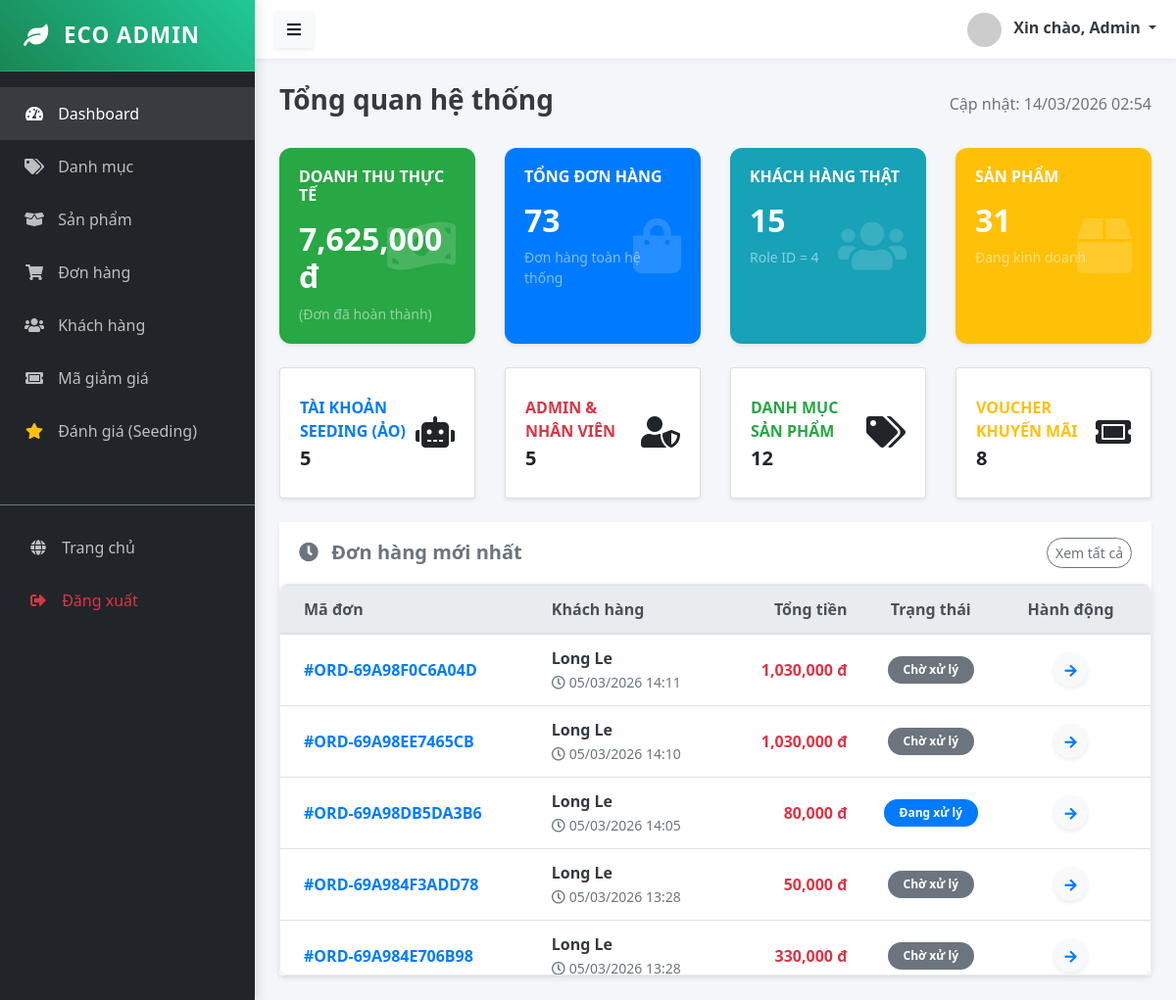
Page /public/admin/dashboard (signed in) on the earlier database version.
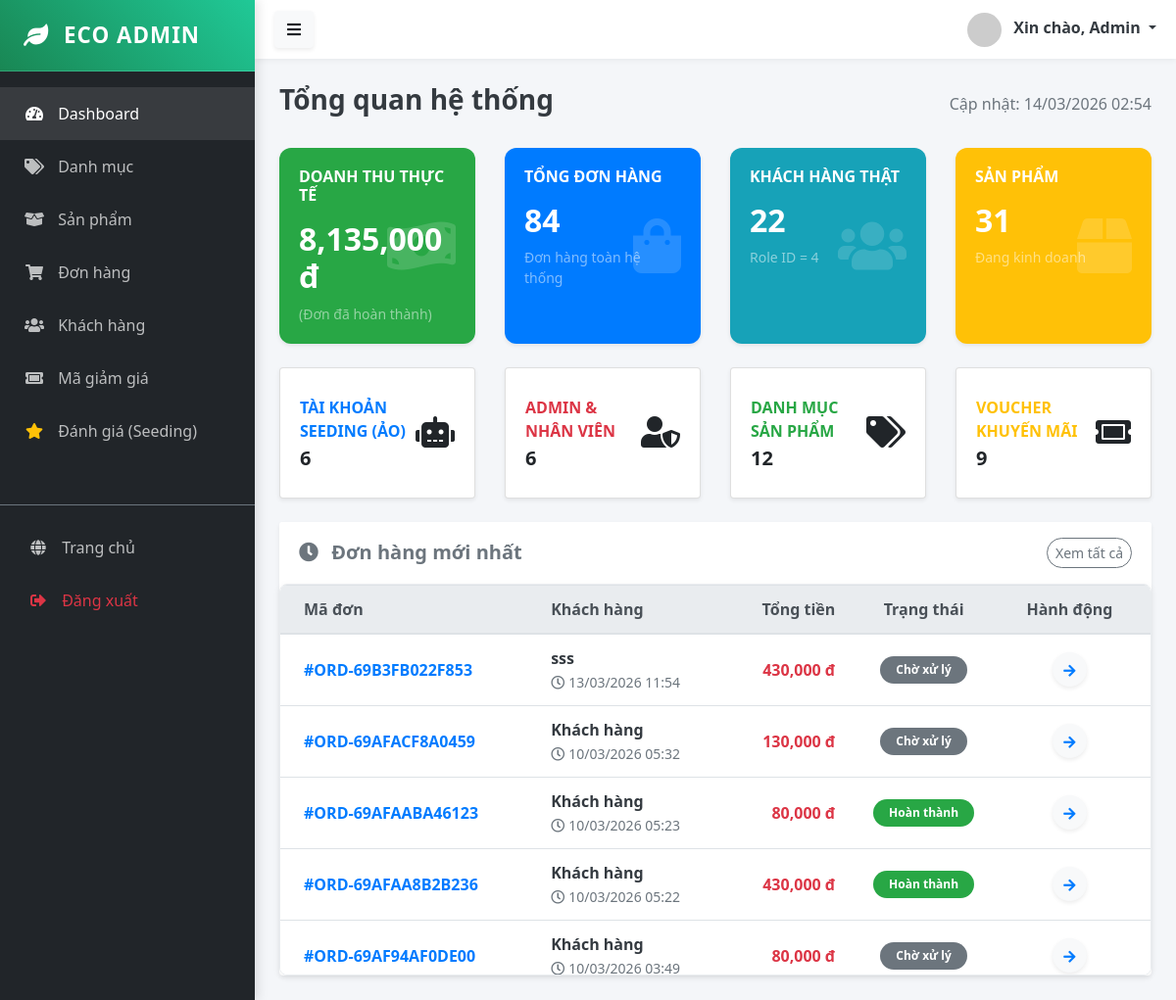
Same page on the later database version.
### tables this page shows
CREATE TABLE `orders` (
  `id` bigint UNSIGNED NOT NULL,
  `user_id` bigint UNSIGNED DEFAULT NULL,
  `order_number` varchar(50) NOT NULL,
  `status` varchar(50) DEFAULT NULL,
  `total_cents` bigint NOT NULL,
  `subtotal_cents` bigint DEFAULT NULL,
  `shipping_fee_cents` bigint DEFAULT NULL,
  `tax_cents` bigint DEFAULT NULL,
  `shipping_address_id` bigint UNSIGNED DEFAULT NULL,
  `billing_address_id` bigint UNSIGNED DEFAULT NULL,
  `payment_status` varchar(50) DEFAULT NULL,
  `payment_method` varchar(50) DEFAULT 'cod',
  `placed_at` datetime DEFAULT NULL,
  `closed_at` datetime DEFAULT NULL,
  `notes` text,
  `coupon_code` varchar(100) DEFAULT NULL,
  `created_at` timestamp NULL DEFAULT CURRENT_TIMESTAMP,
  `updated_at` timestamp NULL DEFAULT CURRENT_TIMESTAMP ON UPDATE CURRENT_TIMESTAMP
);

CREATE TABLE `users` (
  `id` bigint UNSIGNED NOT NULL,
  `email` varchar(255) NOT NULL,
  `password_hash` varchar(255) DEFAULT NULL,
  `name` varchar(200) DEFAULT NULL,
  `phone` varchar(50) DEFAULT NULL,
  `avatar_url` text,
  `status` tinyint DEFAULT '1',
  `role_id` bigint UNSIGNED DEFAULT NULL,
  `google_id` varchar(255) DEFAULT NULL,
  `email_verified` tinyint DEFAULT '0',
  `verification_token` varchar(255) DEFAULT NULL COMMENT 'Mã gửi qua mail',
  `reset_token` varchar(255) DEFAULT NULL COMMENT 'Mã quên mật khẩu (OTP)',
  `reset_token_expire` datetime DEFAULT NULL COMMENT 'Hạn sử dụng mã OTP',
  `created_at` timestamp NULL DEFAULT CURRENT_TIMESTAMP,
  `updated_at` timestamp NULL DEFAULT CURRENT_TIMESTAMP ON UPDATE CURRENT_TIMESTAMP,
  `last_login_at` datetime DEFAULT NULL,
  `metadata` json DEFAULT NULL
);

### app/Views/admin/dashboard/index.php (the view)
<?php require_once '../app/Views/layouts/admin/sidebar.php'; ?>
<div class="d-flex justify-content-between align-items-center mb-4">
    <h3 class="text-dark font-weight-bold">Tổng quan hệ thống</h3>
    <span class="text-muted">Cập nhật: <?= date('d/m/Y H:i') ?></span>
</div>
<div class="row mb-4 g-3">
    <div class="col-xl-3 col-md-6">
        <div class="card card-box bg-success text-white h-100 shadow-sm border-0">
            <div class="card-body position-relative">
                <h6 class="text-uppercase font-weight-bold mb-3 opacity-75">Doanh thu thực tế</h6>
                <h2 class="font-weight-bold mb-0"><?= number_format($stats['revenue']) ?> đ</h2>
                <small class="text-white-50 mt-2 d-block">(Đơn đã hoàn thành)</small>
                <i class="fas fa-money-bill-wave stat-icon" style="font-size: 3.5rem; opacity: 0.15; position: absolute; right: 20px; top: 50%; transform: translateY(-50%);"></i>
            </div>
        </div>
    </div>
    <div class="col-xl-3 col-md-6">
        <div class="card card-box bg-primary text-white h-100 shadow-sm border-0">
            <div class="card-body position-relative">
                <h6 class="text-uppercase font-weight-bold mb-3 opacity-75">Tổng đơn hàng</h6>
                <h2 class="font-weight-bold mb-0"><?= $stats['total_orders'] ?></h2>
                <small class="text-white-50 mt-2 d-block">Đơn hàng toàn hệ thống</small>
                <i class="fas fa-shopping-bag stat-icon" style="font-size: 3.5rem; opacity: 0.15; position: absolute; right: 20px; top: 50%; transform: translateY(-50%);"></i>
            </div>
        </div>
    </div>
    <div class="col-xl-3 col-md-6">
        <div class="card card-box bg-info text-white h-100 shadow-sm border-0">
            <div class="card-body position-relative">
                <h6 class="text-uppercase font-weight-bold mb-3 opacity-75">Khách hàng thật</h6>
                <h2 class="font-weight-bold mb-0"><?= $stats['total_real_users'] ?></h2>
                <small class="text-white-50 mt-2 d-block">Role ID = 4</small>
                <i class="fas fa-users stat-icon" style="font-size: 3.5rem; opacity: 0.15; position: absolute; right: 20px; top: 50%; transform: translateY(-50%);"></i>
            </div>
        </div>
    </div>
    <div class="col-xl-3 col-md-6">
        <div class="card card-box bg-warning text-white h-100 shadow-sm border-0">
            <div class="card-body position-relative">
                <h6 class="text-uppercase font-weight-bold mb-3 opacity-75">Sản phẩm</h6>
                <h2 class="font-weight-bold mb-0"><?= $stats['total_products'] ?></h2>
                <small class="text-white-50 mt-2 d-block">Đang kinh doanh</small>
                <i class="fas fa-box stat-icon" style="font-size: 3.5rem; opacity: 0.15; position: absolute; right: 20px; top: 50%; transform: translateY(-50%);"></i>
            </div>
        </div>
    </div>
</div>
<div class="row mb-4 g-3">
    <div class="col-xl-3 col-md-6">
        <div class="card border-left-primary shadow-sm h-100 py-2">
            <div class="card-body">
                <div class="row no-gutters align-items-center">
                    <div class="col mr-2">
                        <div class="text-xs font-weight-bold text-primary text-uppercase mb-1">Tài khoản Seeding (Ảo)</div>
                        <div class="h5 mb-0 font-weight-bold text-gray-800"><?= $stats['total_seeding_users'] ?></div>
                    </div>
                    <div class="col-auto"><i class="fas fa-robot fa-2x text-gray-300"></i></div>
                </div>
            </div>
        </div>
    </div>
    <div class="col-xl-3 col-md-6">
        <div class="card border-left-danger shadow-sm h-100 py-2">
            <div class="card-body">
                <div class="row no-gutters align-items-center">
                    <div class="col mr-2">
                        <div class="text-xs font-weight-bold text-danger text-uppercase mb-1">Admin & Nhân viên</div>
                        <div class="h5 mb-0 font-weight-bold text-gray-800"><?= $stats['total_staff'] ?></div>
                    </div>
                    <div class="col-auto"><i class="fas fa-user-shield fa-2x text-gray-300"></i></div>
                </div>
            </div>
        </div>
    </div>
    <div class="col-xl-3 col-md-6">
        <div class="card border-left-success shadow-sm h-100 py-2">
            <div class="card-body">
                <div class="row no-gutters align-items-center">
                    <div class="col mr-2">
                        <div class="text-xs font-weight-bold text-success text-uppercase mb-1">Danh mục sản phẩm</div>
                        <div class="h5 mb-0 font-weight-bold text-gray-800"><?= $stats['total_categories'] ?></div>
                    </div>
                    <div class="col-auto"><i class="fas fa-tags fa-2x text-gray-300"></i></div>
                </div>
            </div>
        </div>
    </div>
    <div class="col-xl-3 col-md-6">
        <div class="card border-left-warning shadow-sm h-100 py-2">
            <div class="card-body">
                <div class="row no-gutters align-items-center">
                    <div class="col mr-2">
                        <div class="text-xs font-weight-bold text-warning text-uppercase mb-1">Voucher khuyến mãi</div>
                        <div class="h5 mb-0 font-weight-bold text-gray-800"><?= $stats['total_coupons'] ?></div>
                    </div>
                    <div class="col-auto"><i class="fas fa-ticket-alt fa-2x text-gray-300"></i></div>
                </div>
            </div>
        </div>
    </div>
</div>
<div class="card shadow-sm border-0">
    <div class="card-header bg-white border-0 py-3 d-flex justify-content-between align-items-center">
        <h5 class="mb-0 font-weight-bold text-secondary"><i class="fas fa-clock mr-2"></i> Đơn hàng mới nhất</h5>
        <a href="/MY_WEB/public/admin/order" class="btn btn-sm btn-outline-secondary rounded-pill">Xem tất cả</a>
    </div>
    <div class="card-body p-0">
        <div class="table-scroll-wrapper" style="max-height: 400px; overflow-y: auto;">
            <table class="table table-hover mb-0">
                <thead class="thead-light">
                    <tr>
                        <th class="pl-4">Mã đơn</th>
                        <th>Khách hàng</th>
                        <th class="text-right">Tổng tiền</th>
                        <th class="text-center">Trạng thái</th>
                        <th class="text-center pr-4">Hành động</th>
                    </tr>
                </thead>
                <tbody>
                    <?php if(!empty($stats['recent_orders'])): ?>
                        <?php foreach ($stats['recent_orders'] as $order): ?>
                        <tr>
                            <td class="font-weight-bold text-primary pl-4 align-middle">#<?= $order['order_number'] ?></td>
                            <td class="align-middle">
                                <div class="font-weight-bold text-dark"><?= $order['user_name'] ?></div>
                                <small class="text-muted"><i class="far fa-clock mr-1"></i><?= date('d/m/Y H:i', strtotime($order['created_at'])) ?></small>
                            </td>
                            <td class="text-right text-danger font-weight-bold align-middle"><?= number_format($order['total_cents']) ?> đ</td>
                            <td class="text-center align-middle">
                                <?php
                                    $badges = ['pending'=>'secondary', 'processing'=>'primary', 'shipping'=>'info', 'completed'=>'success', 'cancelled'=>'danger'];
                                    $statusLabel = [
                                        'pending' => 'Chờ xử lý', 'processing' => 'Đang xử lý', 'shipping' => 'Đang giao', 'completed' => 'Hoàn thành', 'cancelled' => 'Đã hủy'
                                    ];
                                    $badgeClass = $badges[$order['status']] ?? 'light';
                                ?>
                                <span class="badge badge-<?= $badgeClass ?> px-3 py-2 rounded-pill"><?= $statusLabel[$order['status']] ?? ucfirst($order['status']) ?></span>
                            </td>
                            <td class="text-center pr-4 align-middle">
                                <a href="/MY_WEB/public/admin/order/detail/<?= $order['id'] ?>" class="btn btn-sm btn-light text-primary rounded-circle shadow-sm" style="width: 35px; height: 35px; padding: 0; line-height: 35px;">
                                    <i class="fas fa-arrow-right"></i>
                                </a>
                            </td>
                        </tr>
                        <?php endforeach; ?>
                    <?php else: ?>
                        <tr><td colspan="5" class="text-center py-5 text-muted"><i class="fas fa-box-open fa-2x mb-3 opacity-50"></i><br>Chưa có đơn hàng nào.</td></tr>
                    <?php endif; ?>
                </tbody>
            </table>
        </div>
    </div>
</div>
<?php require_once '../app/Views/layouts/admin/footer.php'; ?>

Differences in the rows shown:
no longer on this page (row unchanged): orders: order_number "ORD-69A98F0C6A04D", user.name "Long Le", created_at "05/03/2026 14:11", total_cents "1,030,000", status "Chờ xử lý"
no longer on this page (row unchanged): orders: order_number "ORD-69A98EE7465CB", user.name "Long Le", created_at "05/03/2026 14:10", total_cents "1,030,000", status "Chờ xử lý"
no longer on this page (row unchanged): orders: order_number "ORD-69A98DB5DA3B6", user.name "Long Le", created_at "05/03/2026 14:05", total_cents "80,000", status "Đang xử lý"
no longer on this page (row unchanged): orders: order_number "ORD-69A984F3ADD78", user.name "Long Le", created_at "05/03/2026 13:28", total_cents "50,000", status "Chờ xử lý"
no longer on this page (row unchanged): orders: order_number "ORD-69A984E706B98", user.name "Long Le", created_at "05/03/2026 13:28", total_cents "330,000", status "Chờ xử lý"
added orders: order_number "ORD-69B3FB022F853", user.name "sss", created_at "13/03/2026 11:54", total_cents "430,000", status "Chờ xử lý"
added orders: order_number "ORD-69AFACF8A0459", user.name "Khách hàng", created_at "10/03/2026 05:32", total_cents "130,000", status "Chờ xử lý"
added orders: order_number "ORD-69AFAABA46123", user.name "Khách hàng", created_at "10/03/2026 05:23", total_cents "80,000", status "Hoàn thành"
added orders: order_number "ORD-69AFAA8B2B236", user.name "Khách hàng", created_at "10/03/2026 05:22", total_cents "430,000", status "Hoàn thành"
added orders: order_number "ORD-69AF94AF0DE00", user.name "Khách hàng", created_at "10/03/2026 03:49", total_cents "80,000", status "Chờ xử lý"
Other differences:
$stats['revenue']: "7,625,000" → "8,135,000"
$stats['total_orders']: "73" → "84"
$stats['total_real_users']: "15" → "22"
$stats['total_seeding_users']: "5" → "6"
$stats['total_staff']: "5" → "6"
$stats['total_coupons']: "8" → "9"
